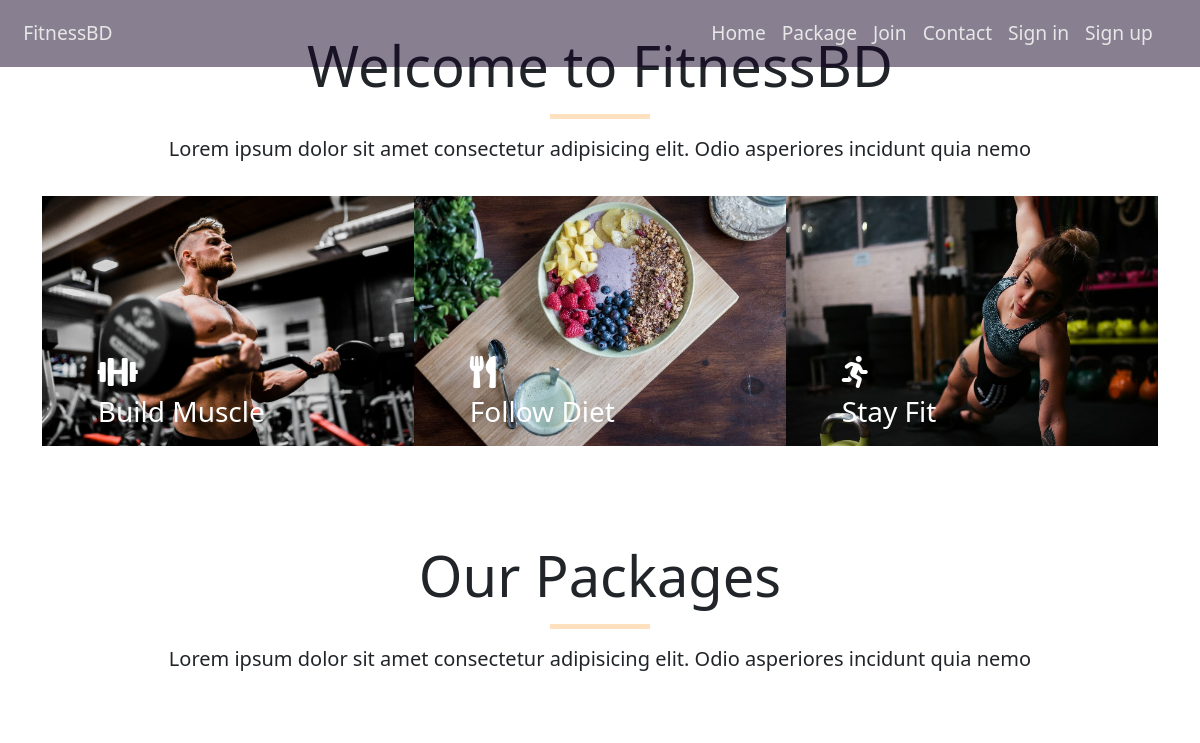
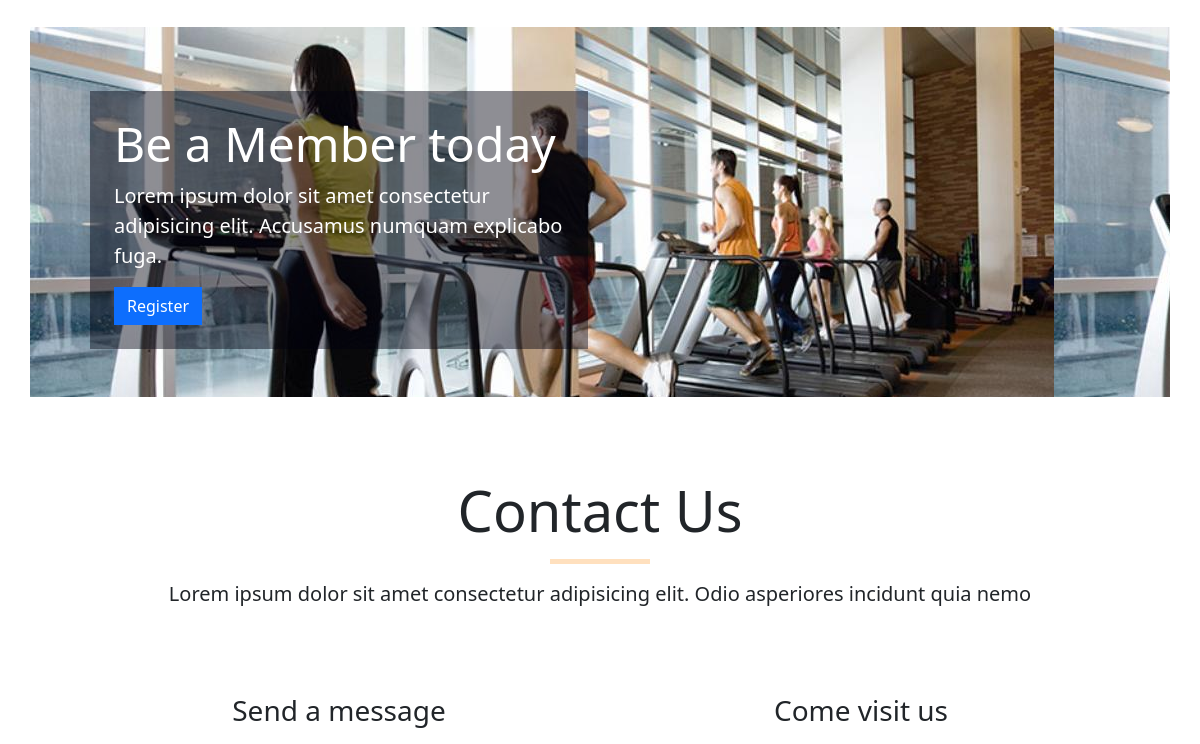
/ (upper part), run on an earlier commit of the app's database (2 pictures, top to bottom).
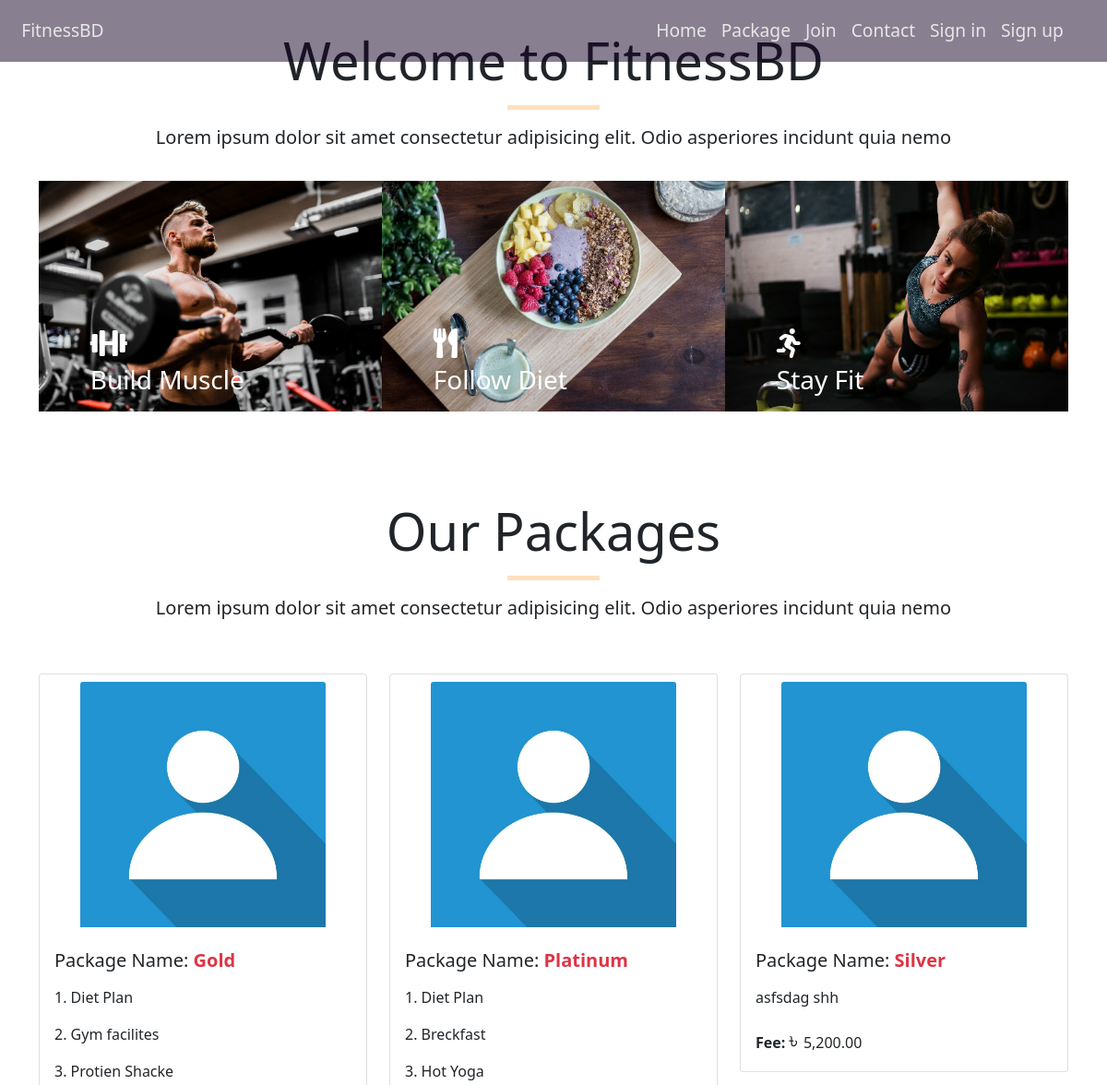
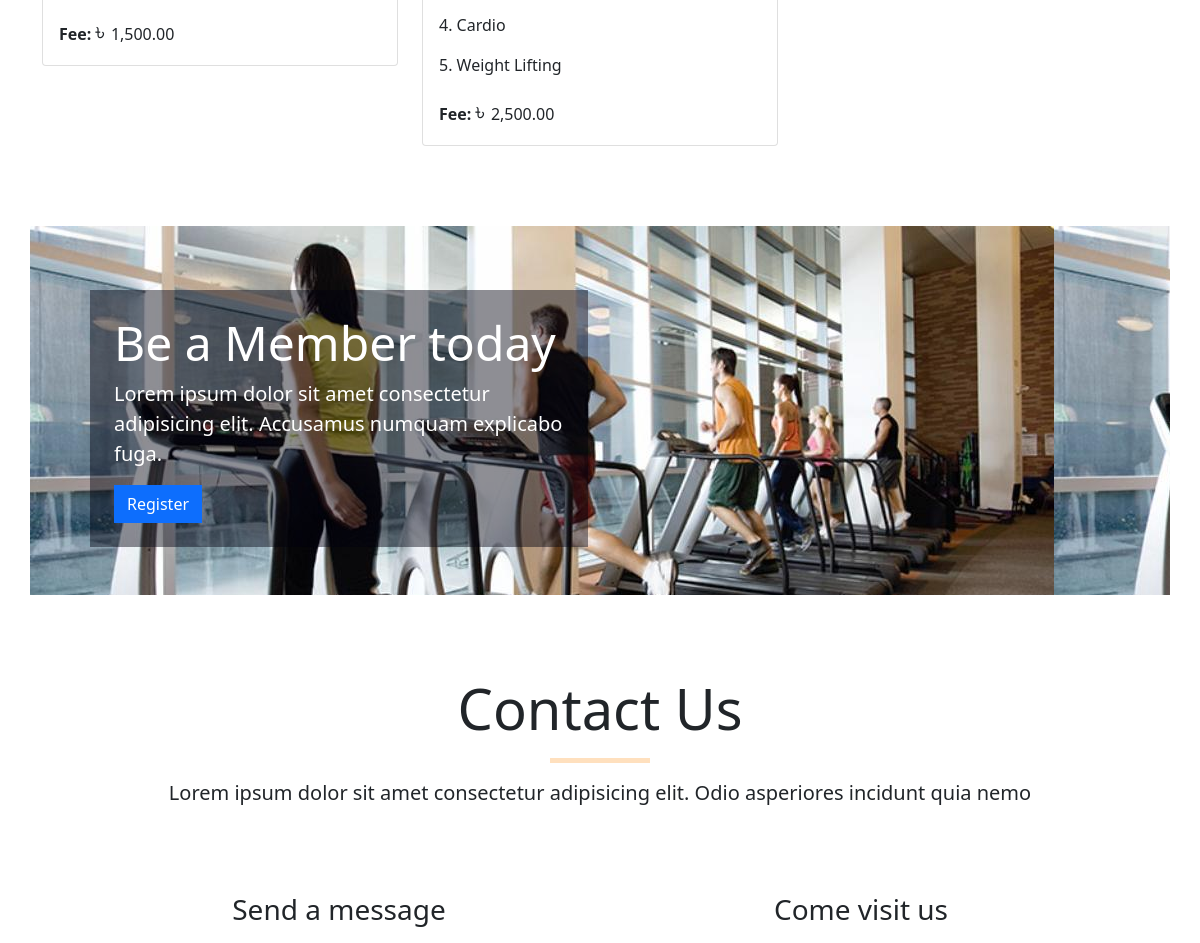
And on a later commit of the database (2 pictures, top to bottom).
### tables this page shows
CREATE TABLE `package` (
  `package_id` int(11) NOT NULL,
  `package_name` varchar(20) NOT NULL,
  `package_details` text NOT NULL,
  `package_fee` float NOT NULL,
  `package_created` timestamp NOT NULL DEFAULT CURRENT_TIMESTAMP
);

### core/main.php (called while the page is built, shortened)
<?php
    class Main
    {
        private $host = "localhost";
        private $user = "root";
        private $pass ="";
        private $database = "gym_manager";
        private function dbConnect()
        {
            try
            {
                $this->conn = new PDO('mysql:host='.$this->host.';dbname='.$this->database, $this->user, $this->pass);
            }
            catch(PDOException $Exception)
            {
                $this->errmsg = $Exception->getMessage();
            }
        }
    }
?>

### core/dashboard.php (called while the page is built, shortened)
<?php
    require_once "main.php";
    class Dashboard extends Main
    {
        public function viewPackages()
        {
            $this->sql = $this->conn->prepare("SELECT * FROM package");
            try
            {
                $this->sql->execute();
                if($this->sql->rowCount() > 0)
                {
                    $data = $this->sql->fetchAll(PDO::FETCH_OBJ);
                    return $data;
                }
                else
                {
                    return false;
                }
            }
            catch(PDOException $Exception)
            {
                $this->errmsg = $Exception->getMessage();
                $_SESSION['error'] = "Unexpected Error Occured. Please try again Later.<br> Error: ".$this->errmsg;
                return false;
            }
        }
    }
?>

### index.php (the view, shortened to what this page needs)
<?php
    require_once "core/dashboard.php";
    require_once "inc/header.php";
    require_once "inc/nav.php";
    $site = new Dashboard;
    $package = $site->viewPackages();
?>
    <div class="container">
        <div class="row my-3 g-0">
            <div class="col-12">
                <div class="p-3 text-center">
                    <h2 class="display-4">Welcome to FitnessBD</h2>
                    <hr class="feat-separator">
                    <p class="fs-5">
                        Lorem ipsum dolor sit amet consectetur adipisicing elit. Odio asperiores incidunt quia nemo
                    </p>
                </div>
            </div>
            <div class="col-md-4 col-sm-12 feature-box">
                    <figure>
                        <img src="_resources/images/g.jpg" class="feature-img" alt="">
                    </figure>
                    <div class="feature-caption">
                        <i class="fs-2 text-white fas fa-dumbbell"></i>
                        <p class="fs-3 text-white">
                            Build Muscle
                        </p>
                    </div>
            </div>
            <div class="col-md-4 col-sm-12 feature-box">
                    <figure>
                        <img src="_resources/images/h.jpg" class="feature-img" alt="">
                    </figure>
                    <div class="feature-caption">
                        <i class="fs-2 text-white fas fa-utensils"></i>
                        <p class="fs-3 text-white">
                            Follow Diet
                        </p>
                    </div>
            </div>
            <div class="col-md-4 col-sm-12 feature-box">
                    <figure>
                        <img src="_resources/images/i.jpg" class="feature-img" alt="">
                    </figure>
                    <div class="feature-caption">
                        <i class="fs-2 text-white fas fa-running"></i>
                        <p class="fs-3 text-white">
                            Stay Fit
                        </p>
                    </div>
            </div>
        </div>
    </div>
    <div class="container overflow-hidden my-3 pt-5" id="package">
        <div class="row g-4">
            <div class="col-12">
                <div class="p-3 text-center">
                    <h2 class="display-4">Our Packages</h2>
                    <hr class="feat-separator">
                    <p class="fs-5">
                        Lorem ipsum dolor sit amet consectetur adipisicing elit. Odio asperiores incidunt quia nemo
                    </p>
                </div>
            </div>
            <?php
                if($package != false)
                {
                    foreach($package as $data)
                    {
                        $fee = "<span class='bdt'>&#2547; </span>".number_format($data->package_fee, 2);
            ?>
            <div class="col-md-4 col-sm-12">
                <div class="card mb-3">
                     <?php
                        if(isset($data->package_image))
                        {
                            echo '<img src="_resources/images/'.$data->package_image.'" alt="" class="card-img-top w-75 d-flex mx-auto my-2">';
                        }
                        else
                        {
                            echo '<img src="_resources/images/default.jpg" alt="" class="card-img-top w-75 d-flex mx-auto my-2">';
                        }
                    ?>
                    <div class="card-body">
                        <h5 class="card-title">
                            Package Name:
                            <strong class="text-danger"><?=$data->package_name?></strong>
                        </h5>
                        <p class="card-text"><?=$data->package_details?></p>
                        <p class="card-text"><strong>Fee:</strong> <?=$fee?></p>
                    </div>
                </div>
            </div>
            <?php
                    }
                }
            ?>
        </div>
    </div>
    <div class="container my-3 pt-5" id="join">
        <div class="row register-block p-5">
            <div class="col-6 mt-3 me-auto">
                <div class="reg-text text-white p-4">
                    <h3 class="display-5">Be a Member today</h3>
                    <p class="lead">
                        Lorem ipsum dolor sit amet consectetur adipisicing elit. Accusamus numquam explicabo fuga.
                    </p>
                    <a href="signup.php" class="btn btn-primary rounded-0">Register</a>
                </div>
            </div>
        </div>
    </div>
    <div class="container my-3 pt-5" id="contact">
            <div class="col-12">
                <div class="p-3 text-center">
                    <h2 class="display-4">Contact Us</h2>
                    <hr class="feat-separator">
                    <p class="fs-5">
                        Lorem ipsum dolor sit amet consectetur adipisicing elit. Odio asperiores incidunt quia nemo
                    </p>
                </div>
            </div>
        <div class="row p-5">
            <div class="col-md-6 col-sm-12">
                <p class="fs-3 text-center">Send a message</p>
            </div>
            <div class="col-md-6 col-sm-12">
                <p class="fs-3 text-center">Come visit us</p>
                <link rel="stylesheet" href="https://unpkg.com/leaflet@1.7.1/dist/leaflet.css"/>
            </div>
        </div>
    </div>
<?php
    require_once "inc/footer.php";
?>

### inc/header.php (shortened to what this page needs)
<!DOCTYPE html>
<html lang="en">
    <head>
        <link rel="stylesheet" href="_resources/stylesheets/vendors/normalize.css">
        <link rel="stylesheet" href="_resources/stylesheets/vendors/bootstrap.min.css">
        <link rel="stylesheet" href="_resources/stylesheets/vendors/animate.min.css">
        <link rel="stylesheet" href="_resources/stylesheets/vendors/aos.css">
        <link rel="stylesheet" href="_resources/stylesheets/vendors/all.css">
        <link rel="stylesheet" href="_resources/stylesheets/style.css">
        <link rel="stylesheet" href="_resources/stylesheets/responsive.css">
    </head>
    <body>

### inc/nav.php (shortened to what this page needs)
<nav class="navbar navbar-expand-lg fixed-top nav-frontend">
    <div class="container-fluid">
        <a class="navbar-brand" href="index.php">FitnessBD</a>
        <div class="collapse navbar-collapse" id="topNav">
            <ul class="navbar-nav ms-auto me-3 mb-2 mb-lg-0">
                <li class="nav-item">
                    <a class="nav-link" href="index.php#home-sec">Home</a>
                </li>
                <li class="nav-item">
                    <a class="nav-link" href="index.php#package">Package</a>
                </li>
                <li class="nav-item">
                    <a class="nav-link" href="index.php#join">Join</a>
                </li>
                <li class="nav-item">
                    <a class="nav-link" href="index.php#contact">Contact</a>
                </li>
                <li class="nav-item">
                    <a class="nav-link" href="signin.php">Sign in</a>
                </li>
                <li class="nav-item">
                    <a class="nav-link" href="signup.php">Sign up</a>
                </li>
            </ul>
        </div>
    </div>
</nav>

### inc/footer.php (shortened to what this page needs)
    </body>
</html>

### _resources/stylesheets/style.css (style rules this page uses)
.bdt { font-size: 24px!important; }
.nav-frontend { padding: 0.7rem !important; background-color: rgba(18, 0, 37, 0.50) !important; transition: padding .5s ease; }
.nav-frontend li a, .navbar-brand { color: #e7e7e7; font-size: 1.2rem; }
.feat-separator { width: 100px; border-top: 5px solid #ff8800; margin: 15px auto; height: 0 !important; }
.feature-box { position: relative; }
.feature-box figure { width: 100%; overflow: hidden; }
.feature-box .feature-img { width: 100%; height: 250px; object-fit: cover; object-position: center; transition: all .6s ease; }
.feature-box .feature-caption { position: absolute; top: 60%; left: 15%; }
.register-block { background: url(../images/k.jpg); object-fit: contain; object-position: top; }
.register-block .reg-text { background-color: hsla(240, 100%, 3%, 0.445); }

What changed in the data, as far as the page shows it:
added package: package_name "Gold", package_details "1. Diet Plan 2. Gym facilites 3. Protien Shacke", package_fee "1,500.00"
added package: package_name "Platinum", package_details "1. Diet Plan 2. Breckfast 3. Hot Yoga 4. Cardio 5. Weight Lifting", package_fee "2,500.00"
added package: package_name "Silver", package_details "asfsdag shh", package_fee "5,200.00"
